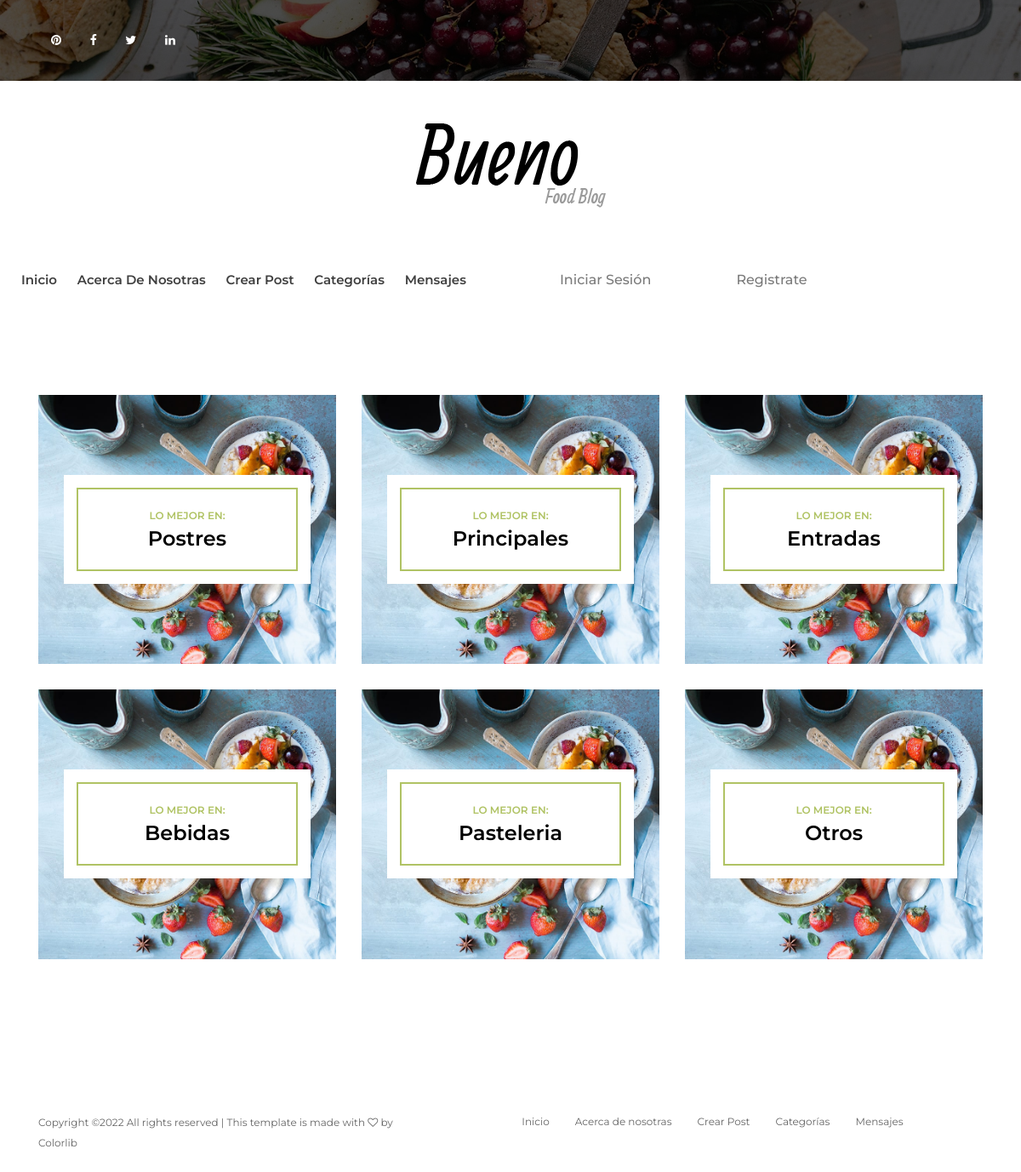
The app's page /listaCategorias/ with its own data.
### AppBlog/models.py (models this page shows, shortened)
class Categoria(models.Model):
    nombre = models.CharField(max_length=100)
    def __str__(self):
        return self.nombre

### AppBlog/views.py (the view)
# urls.py: path('listaCategorias/', ListaCategoria, name='listaCategorias'),
def ListaCategoria(request):
	lista_categoria = Categoria.objects.all()
	return render (request, 'listaCategorias.html', {'lista_categoria': lista_categoria})

### AppBlog/templates/listaCategorias.html (shortened to what this page needs)
{% extends 'padre.html' %}
{% load static %}
{% block post %}
    <div class="post-catagory section-padding-100">
        <div class="container">
            <div class="row">
                {% for item in lista_categoria %}
                <div class="col-12 col-sm-6 col-lg-4">
                    <div class="single-post-catagory mb-30">
                        <div class="catagory-content-bg">
                            <div class="catagory-content">
                                <a href="{% url 'categoria' item|slugify %}" class="post-tag">Lo mejor en:</a>
                                <a href="{% url 'categoria' item %}" class="post-title">{{ item }}</a>
                            </div>
                        </div>
                    </div>
                </div>
                {% endfor %}
            </div>
        </div>
    </div>
{% endblock %}

### AppBlog/static/style.css (style rules this page uses)
* { margin: 0; padding: 0; }
body { font-family: "Montserrat", sans-serif; font-size: 14px; }
a, a:hover, a:focus { -webkit-transition-duration: 500ms; transition-duration: 500ms; text-decoration: none; outline: 0 solid transparent; color: #000000; font-weight: 600; font-size: 16px; font-family: "Montserrat", sans-serif; }
.mb-30 { margin-bottom: 30px !important; }
.section-padding-100 { padding-top: 100px; padding-bottom: 100px; }
.single-post-catagory { position: relative; z-index: 1; -webkit-transition-duration: 500ms; transition-duration: 500ms; }
.single-post-catagory .catagory-content-bg { -webkit-transition-duration: 500ms; transition-duration: 500ms; background-color: #ffffff; position: absolute; width: calc(100% - 60px); height: 128px; z-index: 100; top: 50%; left: 50%; -webkit-transform: translate(-50%, -50%); transform: translate(-50%, -50%); }
.single-post-catagory .catagory-content-bg::after { position: absolute; z-index: 5; top: 15px; left: 15px; width: calc(100% - 30px); height: calc(100% - 30px); border: 2px solid #b0c364; content: ""; -webkit-transition-duration: 500ms; transition-duration: 500ms; }
.single-post-catagory .catagory-content-bg .catagory-content { -webkit-transition-duration: 500ms; transition-duration: 500ms; background-color: #ffffff; position: absolute; z-index: 100; width: calc(100% - 58px); text-align: center; top: 50%; left: 50%; -webkit-transform: translate(-50%, -50%); transform: translate(-50%, -50%); }
.single-post-catagory .catagory-content-bg .catagory-content .post-tag { font-size: 12px; font-weight: 600; color: #b0c364; text-transform: uppercase; margin-bottom: 5px; display: block; -webkit-transition-duration: 500ms; transition-duration: 500ms; }
.single-post-catagory .catagory-content-bg .catagory-content .post-title { display: block; font-size: 24px; margin-bottom: 0; line-height: 1.1; -webkit-transition-duration: 500ms; transition-duration: 500ms; }

### AppBlog/static/css/classy-nav.css (style rules this page uses)
* { margin: 0; padding: 0; }
body { font-family: "Roboto", sans-serif; }

### records on screen
Categoria: nombre "Postres"
Categoria: nombre "Principales"
Categoria: nombre "Entradas"
Categoria: nombre "Bebidas"
Categoria: nombre "Pasteleria"
Categoria: nombre "Otros"
